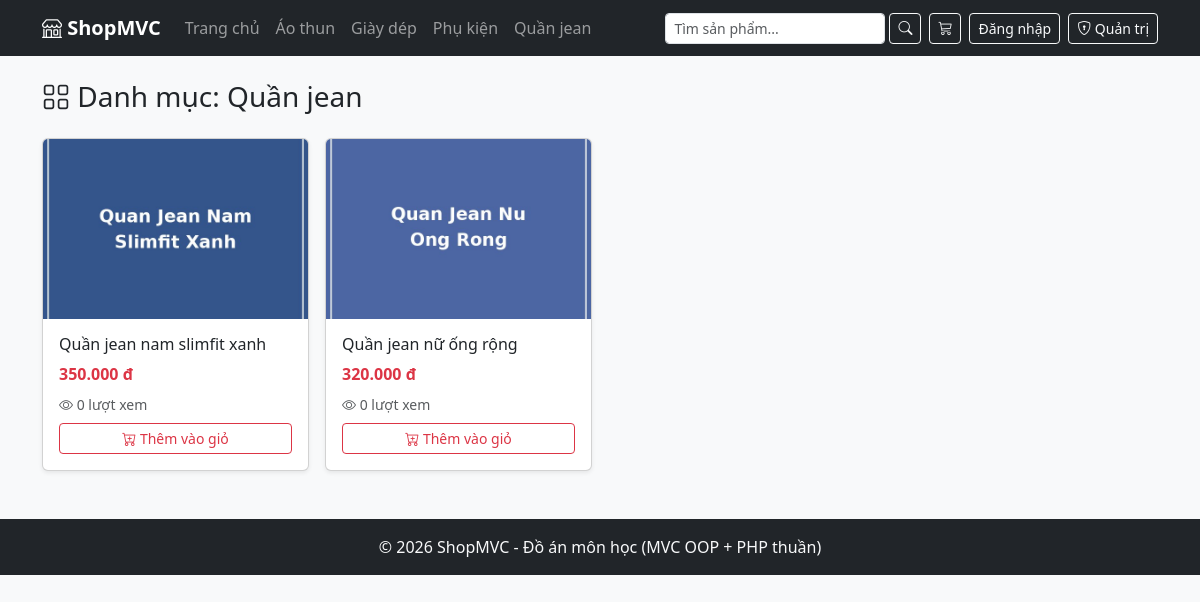
Page /danh-muc/quan-jean-d3e4f on the committed database.
### tables this page shows
CREATE TABLE danh_muc (
    id INT AUTO_INCREMENT PRIMARY KEY,
    ten_danh_muc VARCHAR(150) NOT NULL,
    slug VARCHAR(180) NOT NULL UNIQUE
);

CREATE TABLE san_pham (
    id INT AUTO_INCREMENT PRIMARY KEY,
    danh_muc_id INT NOT NULL,
    ten_san_pham VARCHAR(255) NOT NULL,
    slug VARCHAR(280) NOT NULL UNIQUE,
    mo_ta TEXT,
    gia DECIMAL(12,0) NOT NULL DEFAULT 0,
    so_luong INT NOT NULL DEFAULT 0,
    hinh_anh VARCHAR(255),
    luot_xem INT NOT NULL DEFAULT 0,
    ngay_tao DATETIME NOT NULL,
    FOREIGN KEY (danh_muc_id) REFERENCES danh_muc(id) ON DELETE RESTRICT
);

### controllers/SanPhamController.php (called while the page is built, shortened)
<?php
class SanPhamController
{
    public function theoDanhMuc($slug)
    {
        $danhMucModel = new DanhMucModel();
        $sanPhamModel = new SanPhamModel();
        $danhMuc = $danhMucModel->timTheoSlug($slug);
        $danhSachSanPham = $sanPhamModel->layTheoDanhMuc($danhMuc['id']);
        $danhSachDanhMuc = $danhMucModel->layDanhMucKemSoLuong();
        require_once PATH_VIEW_MAIN;
    }
}

### index.php (called while the page is built, shortened)
<?php
spl_autoload_register(function ($class) {
    $fileName = "$class.php";
    $fileModel      = PATH_MODEL . $fileName;
});
require_once './configs/helper.php';
require_once './routes/index.php';

### models/BaseModel.php (called while the page is built, shortened)
<?php
class BaseModel
{
    public function __construct()
    {
        $dsn = sprintf('mysql:host=%s;port=%s;dbname=%s;charset=utf8', DB_HOST, DB_PORT, DB_NAME);
        try {
            $this->pdo = new PDO($dsn, DB_USERNAME, DB_PASSWORD, DB_OPTIONS);
        } catch (PDOException $e) {
            die("Kết nối cơ sở dữ liệu thất bại: {$e->getMessage()}. Vui lòng thử lại sau.");
        }
    }
}

### models/DanhMucModel.php (called while the page is built)
<?php
class DanhMucModel extends BaseModel
{
    protected $table = 'danh_muc';
    public function timTheoSlug($slug)
    {
        $sql = "SELECT * FROM {$this->table} WHERE slug = :slug LIMIT 1";
        $stmt = $this->pdo->prepare($sql);
        $stmt->execute(['slug' => $slug]);
        return $stmt->fetch();
    }
    public function layDanhMucKemSoLuong()
    {
        $sql = "SELECT dm.*, COUNT(sp.id) AS so_san_pham
                FROM danh_muc dm
                LEFT JOIN san_pham sp ON sp.danh_muc_id = dm.id
                GROUP BY dm.id
                ORDER BY dm.ten_danh_muc ASC";
        return $this->pdo->query($sql)->fetchAll();
    }
}

### models/SanPhamModel.php (called while the page is built, shortened)
<?php
class SanPhamModel extends BaseModel
{
    public function layTheoDanhMuc($danhMucId)
    {
        $sql = "SELECT sp.*, dm.ten_danh_muc
                FROM san_pham sp
                JOIN danh_muc dm ON dm.id = sp.danh_muc_id
                WHERE sp.danh_muc_id = :danh_muc_id
                ORDER BY sp.ngay_tao DESC";
        $stmt = $this->pdo->prepare($sql);
        $stmt->execute(['danh_muc_id' => $danhMucId]);
        return $stmt->fetchAll();
    }
}

### configs/helper.php (called while the page is built, shortened)
<?php
if (!function_exists('dinh_dang_tien')) {
    function dinh_dang_tien($so)
    {
        return number_format($so, 0, ',', '.') . ' đ';
    }
}

### views/san_pham/danh_sach.php (the view, shortened to what this page needs)
<h3 class="mb-4"><i class="bi bi-grid"></i> Danh mục: <?= htmlspecialchars($danhMuc['ten_danh_muc']) ?></h3>
<div class="row g-3">
    <?php if (empty($danhSachSanPham)): ?>
        <p class="text-muted">Danh mục này chưa có sản phẩm nào.</p>
    <?php else: ?>
        <?php foreach ($danhSachSanPham as $sp): ?>
            <div class="col-6 col-md-3">
                <div class="card h-100 shadow-sm">
                    <a href="<?= BASE_URL ?>san-pham/<?= $sp['slug'] ?>">
                        <img src="<?= $sp['hinh_anh'] ? BASE_ASSETS_UPLOADS . $sp['hinh_anh'] : BASE_ASSETS_UPLOADS . 'no-image.jpg' ?>"
                             class="card-img-top" style="height:180px;object-fit:cover" alt="<?= htmlspecialchars($sp['ten_san_pham']) ?>">
                    </a>
                    <div class="card-body">
                        <h6 class="card-title">
                            <a class="text-decoration-none text-dark" href="<?= BASE_URL ?>san-pham/<?= $sp['slug'] ?>">
                                <?= htmlspecialchars($sp['ten_san_pham']) ?>
                            </a>
                        </h6>
                        <p class="text-danger fw-bold mb-2"><?= dinh_dang_tien($sp['gia']) ?></p>
                        <p class="text-muted small mb-2"><i class="bi bi-eye"></i> <?= (int)$sp['luot_xem'] ?> lượt xem</p>
                        <?php if ($sp['so_luong'] > 0): ?>
                            <form action="<?= BASE_URL ?>gio-hang/them" method="POST">
                                <button type="submit" class="btn btn-sm btn-outline-danger w-100">
                                    <i class="bi bi-cart-plus"></i> Thêm vào giỏ
                                </button>
                            </form>
                        <?php else: ?>
                            <span class="badge bg-secondary">Hết hàng</span>
                        <?php endif; ?>
                    </div>
                </div>
            </div>
        <?php endforeach; ?>
    <?php endif; ?>
</div>

### views/main.php (shortened to what this page needs)
<!DOCTYPE html>
<html lang="vi">
<head>
    <link href="https://cdn.jsdelivr.net/npm/bootstrap@5.3.3/dist/css/bootstrap.min.css" rel="stylesheet">
    <link rel="stylesheet" href="https://cdn.jsdelivr.net/npm/bootstrap-icons@1.11.3/font/bootstrap-icons.css">
</head>
<body class="bg-light">
    <nav class="navbar navbar-expand-lg navbar-dark bg-dark">
        <div class="container">
            <a class="navbar-brand fw-bold" href="<?= BASE_URL ?>"><i class="bi bi-shop"></i> ShopMVC</a>
            <div class="collapse navbar-collapse" id="menu">
                <ul class="navbar-nav me-auto">
                    <li class="nav-item">
                        <a class="nav-link" href="<?= BASE_URL ?>">Trang chủ</a>
                    </li>
                    <?php
                    foreach ($danhSachDanhMuc ?? [] as $dm):
                    ?>
                        <li class="nav-item">
                            <a class="nav-link" href="<?= BASE_URL ?>danh-muc/<?= $dm['slug'] ?>">
                                <?= htmlspecialchars($dm['ten_danh_muc']) ?>
                            </a>
                        </li>
                    <?php endforeach; ?>
                </ul>
                <form action="<?= BASE_URL ?>tim-kiem" method="GET" class="d-flex me-2">
                    <input type="text" name="q" class="form-control form-control-sm" placeholder="Tìm sản phẩm..."
                           value="<?= htmlspecialchars($_GET['q'] ?? '') ?>">
                    <button class="btn btn-sm btn-outline-light ms-1"><i class="bi bi-search"></i></button>
                </form>
                <a href="<?= BASE_URL ?>gio-hang" class="btn btn-outline-light btn-sm position-relative me-2">
                    <i class="bi bi-cart3"></i>
                </a>
                <?php if (!empty($_SESSION['khach_hang'])): ?>
                    <div class="dropdown me-2">
                        <button class="btn btn-outline-light btn-sm dropdown-toggle" data-bs-toggle="dropdown">
                            <i class="bi bi-person-circle"></i> <?= htmlspecialchars($_SESSION['khach_hang']['ho_ten']) ?>
                        </button>
                        <ul class="dropdown-menu dropdown-menu-end">
                            <li><a class="dropdown-item" href="<?= BASE_URL ?>tai-khoan-cua-toi">Đơn hàng của tôi</a></li>
                            <li><a class="dropdown-item text-danger" href="<?= BASE_URL ?>dang-xuat">Đăng xuất</a></li>
                        </ul>
                    </div>
                <?php else: ?>
                    <a href="<?= BASE_URL ?>dang-nhap" class="btn btn-outline-light btn-sm me-2">Đăng nhập</a>
                <?php endif; ?>
                <a href="<?= BASE_URL ?>admin" class="btn btn-outline-light btn-sm">
                    <i class="bi bi-shield-lock"></i> Quản trị
                </a>
            </div>
        </div>
    </nav>
    <div class="container my-4">
        <?php
        if (isset($view)) {
            require_once PATH_VIEW . $view . '.php';
        }
        ?>
    </div>
    <footer class="bg-dark text-light text-center py-3 mt-5">
        &copy; <?= date('Y') ?> ShopMVC - Đồ án môn học (MVC OOP + PHP thuần)
    </footer>
</body>
</html>

### rows in the picture
danh_muc: ten_danh_muc "Áo thun"
danh_muc: ten_danh_muc "Giày dép"
danh_muc: ten_danh_muc "Phụ kiện"
danh_muc: ten_danh_muc "Quần jean"
san_pham: hinh_anh (picture), ten_san_pham "Quần jean nam slimfit xanh", gia "350.000 đ", luot_xem "0"
san_pham: hinh_anh (picture), ten_san_pham "Quần jean nữ ống rộng", gia "320.000 đ", luot_xem "0"
